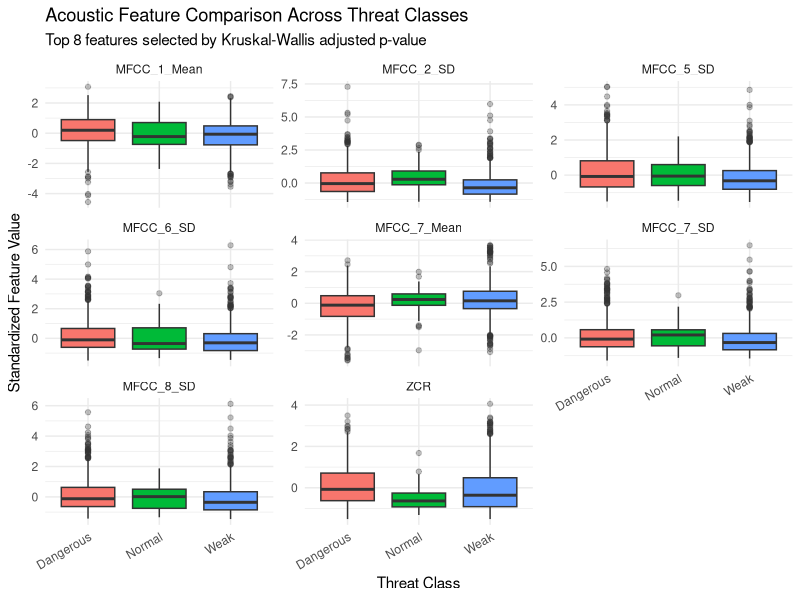

This figure's R source:

# Analyze Acoustic Features Across Threat Classes

# Load required library
library(ggplot2)

# Read dataset
data <- read.csv(
  "Data_Processed/final_ml_features_richer_with_species_and_Threat.csv"
)

# Identify threat column
threat_candidates <- c("Threat_Level", "Threat", "Target_Label")
threat_col <- threat_candidates[threat_candidates %in% names(data)][1]

if (is.na(threat_col)) {
  stop("Threat column not found.")
}

# Select 33 audio features
basic_features <- c(
  "Pitch_Centroid",
  "Energy",
  "ZCR",
  "Spectral_Bandwidth",
  "Spectral_RollOff85",
  "Spectral_Flatness",
  "Spectral_Entropy"
)

mfcc_features <- grep("^MFCC", names(data), value = TRUE)

features <- c(basic_features, mfcc_features)

if (length(features) != 33) {
  stop("Expected 33 features. Found: ", length(features))
}

# Keep only known threat classes
class_names <- c("Dangerous", "Normal", "Weak")

data <- data[
  data[[threat_col]] %in% class_names,
]

# Remove missing and non-finite values
data <- data[
  complete.cases(data[, c(threat_col, features)]),
]

valid_rows <- apply(
  data[, features],
  1,
  function(x) all(is.finite(x))
)

data <- data[valid_rows, ]

data[[threat_col]] <- factor(
  data[[threat_col]],
  levels = class_names
)

# Create output folder
output_dir <- "Data_Processed/Normal_Feature_Analysis"

dir.create(
  output_dir,
  recursive = TRUE,
  showWarnings = FALSE
)

# ------------------------------------------------
# 1. Class distribution
# ------------------------------------------------

class_distribution <- as.data.frame(
  table(data[[threat_col]])
)

names(class_distribution) <- c("Threat_Class", "Count")

write.csv(
  class_distribution,
  paste0(output_dir, "/class_distribution.csv"),
  row.names = FALSE
)

# ------------------------------------------------
# 2. Calculate feature statistics
# ------------------------------------------------

feature_summary <- data.frame()

for (feature in features) {

  for (class_name in class_names) {

    values <- data[
      data[[threat_col]] == class_name,
      feature
    ]

    feature_summary <- rbind(
      feature_summary,
      data.frame(
        Feature = feature,
        Threat_Class = class_name,
        Count = length(values),
        Mean = mean(values),
        Median = median(values),
        SD = sd(values),
        IQR = IQR(values)
      )
    )
  }
}

write.csv(
  feature_summary,
  paste0(output_dir, "/feature_summary.csv"),
  row.names = FALSE
)

# ------------------------------------------------
# 3. Kruskal-Wallis test
# ------------------------------------------------

# Compare each feature across all three classes

statistical_results <- data.frame()

for (feature in features) {

  test_result <- kruskal.test(
    data[[feature]] ~ data[[threat_col]]
  )

  statistical_results <- rbind(
    statistical_results,
    data.frame(
      Feature = feature,
      Chi_Squared = as.numeric(test_result$statistic),
      P_Value = test_result$p.value
    )
  )
}

# Correct for multiple comparisons
statistical_results$Adjusted_P_Value <- p.adjust(
  statistical_results$P_Value,
  method = "BH"
)

# Sort by adjusted p-value
statistical_results <- statistical_results[
  order(statistical_results$Adjusted_P_Value),
]

write.csv(
  statistical_results,
  paste0(output_dir, "/kruskal_wallis_results.csv"),
  row.names = FALSE
)

# ------------------------------------------------
# 4. Compare Normal against other classes
# ------------------------------------------------

pairwise_results <- data.frame()

for (feature in features) {

  normal_values <- data[
    data[[threat_col]] == "Normal",
    feature
  ]

  dangerous_values <- data[
    data[[threat_col]] == "Dangerous",
    feature
  ]

  weak_values <- data[
    data[[threat_col]] == "Weak",
    feature
  ]

  # Normal vs Dangerous
  test1 <- wilcox.test(
    normal_values,
    dangerous_values,
    exact = FALSE
  )

  # Normal vs Weak
  test2 <- wilcox.test(
    normal_values,
    weak_values,
    exact = FALSE
  )

  pairwise_results <- rbind(
    pairwise_results,
    data.frame(
      Feature = feature,
      Comparison = "Normal vs Dangerous",
      P_Value = test1$p.value
    ),
    data.frame(
      Feature = feature,
      Comparison = "Normal vs Weak",
      P_Value = test2$p.value
    )
  )
}

# Correct for multiple comparisons
pairwise_results$Adjusted_P_Value <- p.adjust(
  pairwise_results$P_Value,
  method = "BH"
)

write.csv(
  pairwise_results,
  paste0(output_dir, "/normal_pairwise_tests.csv"),
  row.names = FALSE
)

# ------------------------------------------------
# 5. Prepare data for visualization
# ------------------------------------------------

long_data <- reshape(
  data,
  varying = features,
  v.names = "Value",
  timevar = "Feature",
  times = features,
  direction = "long"
)

names(long_data)[
  names(long_data) == threat_col
] <- "Threat_Class"

# Standardize each feature for visualization
long_data$Standardized_Value <- ave(
  long_data$Value,
  long_data$Feature,
  FUN = function(x) as.numeric(scale(x))
)

# ------------------------------------------------
# 6. Select top 8 features
# ------------------------------------------------

top_features <- head(
  statistical_results$Feature,
  8
)

top_data <- long_data[
  long_data$Feature %in% top_features,
]

# Create boxplots
feature_plot <- ggplot(
  top_data,
  aes(
    x = Threat_Class,
    y = Standardized_Value,
    fill = Threat_Class
  )
) +
  geom_boxplot(
    outlier.alpha = 0.3
  ) +
  facet_wrap(
    ~ Feature,
    scales = "free_y"
  ) +
  labs(
    title = "Acoustic Feature Comparison Across Threat Classes",
    subtitle = "Top 8 features selected by Kruskal-Wallis adjusted p-value",
    x = "Threat Class",
    y = "Standardized Feature Value"
  ) +
  theme_minimal() +
  theme(
    axis.text.x = element_text(angle = 30, hjust = 1),
    legend.position = "none"
  )

ggsave(
  paste0(output_dir, "/top_8_feature_boxplots.png"),
  feature_plot,
  width = 12,
  height = 8
)

# ------------------------------------------------
# 7. Print important results
# ------------------------------------------------

cat("\n========== CLASS DISTRIBUTION ==========\n")
print(class_distribution)

cat("\n========== TOP 10 FEATURES ==========\n")
print(head(statistical_results, 10))

cat("\n========== NORMAL VS OTHER CLASSES ==========\n")
print(
  pairwise_results[
    order(pairwise_results$Adjusted_P_Value),
  ][1:10, ]
)

cat("\nAnalysis completed!\n")
cat("Results saved in:", output_dir, "\n")
